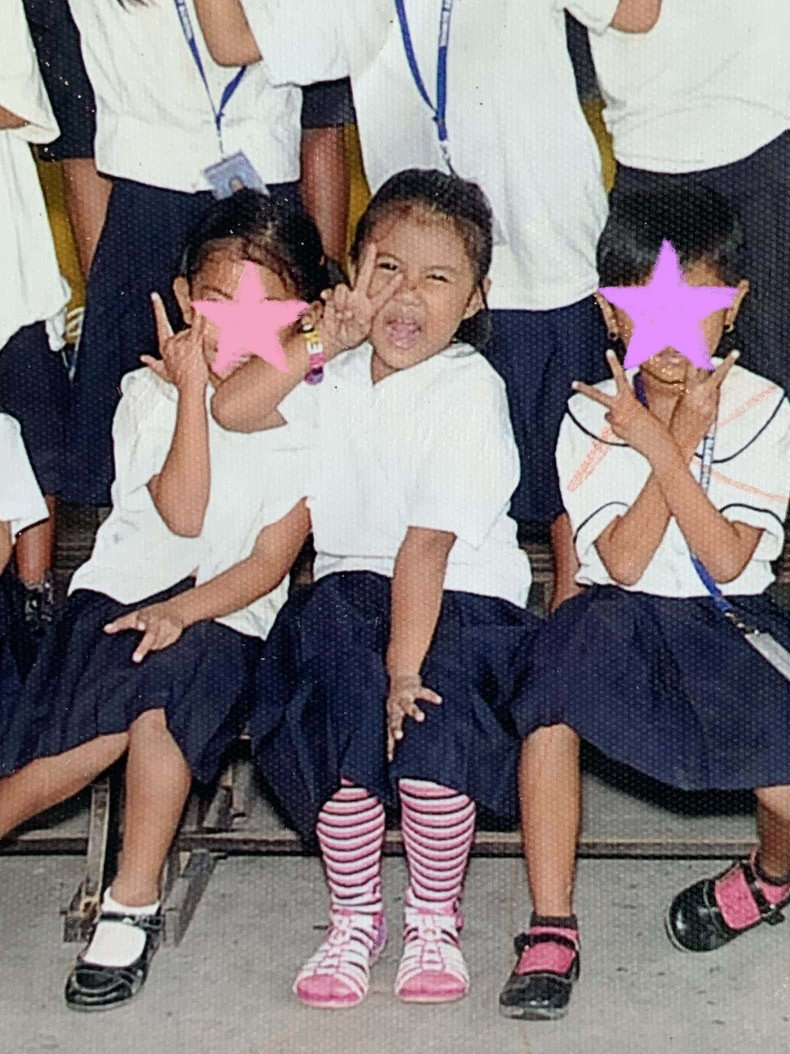
#> input picture childhood pics/EGAvjvzF.jpg, 1580 x 2108 px (shown at 1/2 size); its folder holds 2 pictures in this run
$ python optimize_images.py '../childhood pics'
#> lines starting #> are read from the running program, lines starting #| are printed output that depends on the picture
"""Shrinks big phone photos so the site loads and scrolls smoothly.
Usage:  pip install pillow
        python optimize_images.py  path/to/your/photos
Writes smaller copies (max 1000px, ~150 KB each) into a new folder called "optimized"."""
import sys, os
from PIL import Image, ImageOps
src = sys.argv[1] if len(sys.argv) > 1 else "."
out = os.path.join(src, "optimized"); os.makedirs(out, exist_ok=True)
for f in sorted(os.listdir(src)):
    if f.lower().endswith((".jpg", ".jpeg", ".png", ".webp")):
        im = ImageOps.exif_transpose(Image.open(os.path.join(src, f))).convert("RGB")
#> im is the input picture: PIL image 1580x2108 RGB; mean R, G, B 133.5, 125.1, 127.1
        im.thumbnail((1000, 1000))
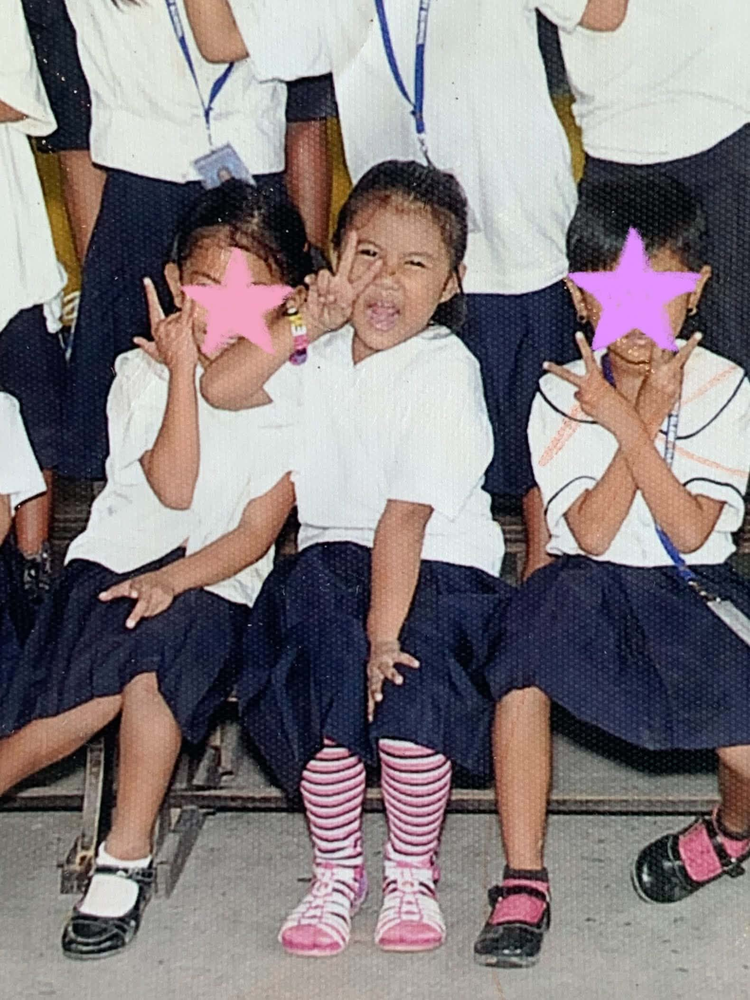
#> im: PIL image 750x1000 RGB; mean R, G, B 133.5, 125.1, 127.1
        name = os.path.splitext(f)[0] + ".jpg"
        im.save(os.path.join(out, name), quality=78, optimize=True, progressive=True)
        print(name, im.size, os.path.getsize(os.path.join(out, name)) // 1024, "KB")
#| EGAvjvzF.jpg (750, 1000) 126 KB
